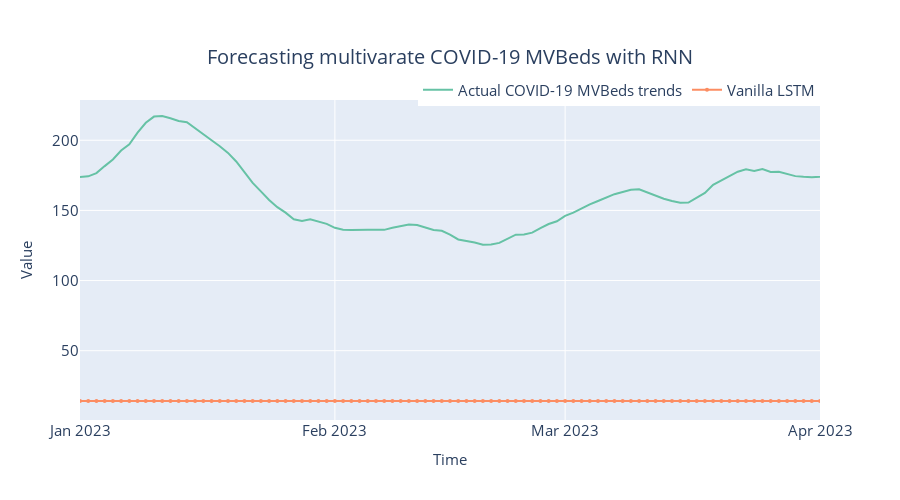

The code cell stored with this chart in its notebook:
### Code cell
# Generate the forecast plot

fig = plot_forecast(
    pred_df,
    forecast_columns=["Vanilla LSTM"],
    forecast_display_names=["Vanilla LSTM"],
)

# Set the title of the plot
title = f"Forecasting multivarate COVID-19 MVBeds with {algorithm_name}"
fig = format_plot(fig, title=title)

# Update the x-axis of the plot
fig.update_xaxes(
    type="date", range=["2023-01-01", "2023-04-01"], dtick="M1", tickformat="%b %Y"
)

# Show the plot
fig.show()

### Figure 1 — Plotly figure (JSON) as saved in the notebook; plotly's stock layout.template omitted (floating-point values rounded to 4 significant figures; data arrays with more than 128 entries replaced by an {"elided": "..."} marker saying what was removed)
{"data": [{"line": {"color": "rgb(102,194,165)", "width": 2}, "marker": {"opacity": 0.5, "size": 6}, "mode": "lines", "name": "Actual COVID-19 MVBeds trends", "type": "scatter", "x": {"elided": "170 str values"}, "y": {"elided": "170 float values"}}, {"line": {"color": "rgb(252,141,98)", "width": 2}, "marker": {"size": 4}, "mode": "lines+markers", "name": "Vanilla LSTM", "type": "scatter", "x": {"elided": "170 str values"}, "y": {"elided": "170 float values"}}], "layout": {"autosize": false, "height": 500, "legend": {"font": {"size": 15}, "orientation": "h", "title": {}, "x": 1, "xanchor": "right", "y": 0.98, "yanchor": "bottom"}, "title": {"font": {"size": 20}, "text": "Forecasting multivarate COVID-19 MVBeds with RNN", "x": 0.5, "xanchor": "center", "yanchor": "top"}, "width": 900, "xaxis": {"dtick": "M1", "range": ["2023-01-01", "2023-04-01"], "tickfont": {"size": 15}, "tickformat": "%b %Y", "title": {"font": {"size": 15}, "text": "Time"}, "type": "date"}, "yaxis": {"tickfont": {"size": 15}, "title": {"font": {"size": 15}, "text": "Value"}}}}
